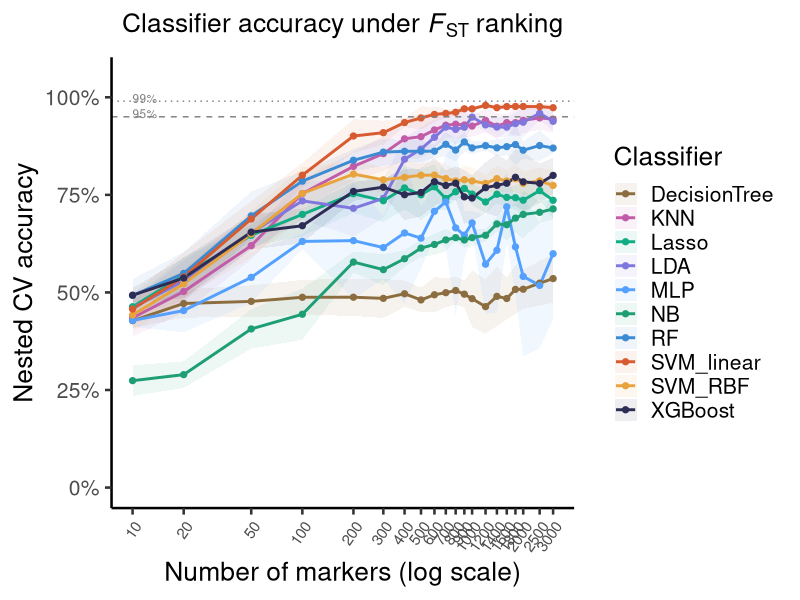
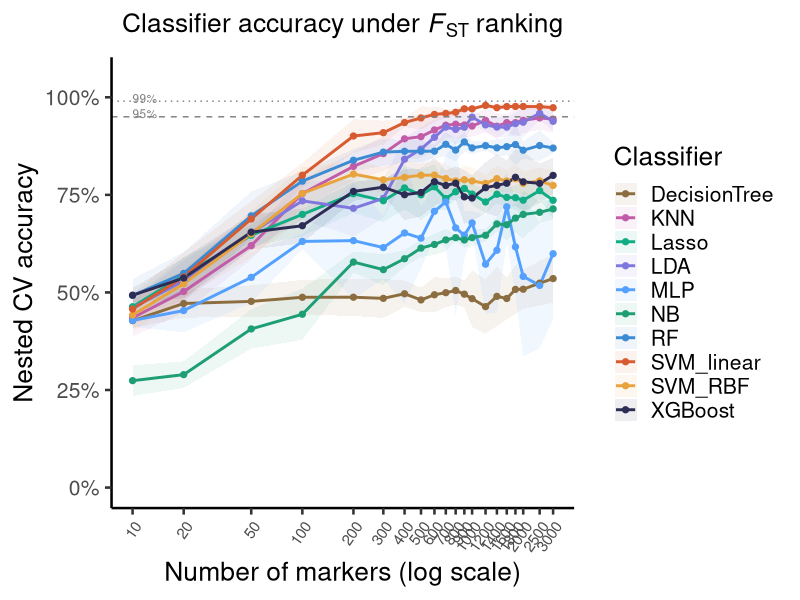

R code for these plots, in order:
library(data.table); library(ggplot2); library(scales)

res <- fread("nested_cv_full_summary.csv")
x_breaks <- sort(unique(res$n_markers))
classifier_colors <- c(
  RF = "#3B8BD4", SVM_linear = "#D85A30", SVM_RBF = "#E8A33D", NB = "#1D9E75",
  LDA = "#7F77DD", KNN = "#C25CA8", DecisionTree = "#8C6D3F", XGBoost = "#2C2C54",
  MLP = "#54A0FF", Lasso = "#10AC84", LightGBM = "#EE5253")

df <- res[metric == "FST"]
p <- ggplot(df, aes(x = n_markers, y = mean_acc, color = classifier, fill = classifier)) +
  geom_ribbon(aes(ymin = mean_acc - sd_acc, ymax = mean_acc + sd_acc), alpha = 0.08, color = NA) +
  geom_line(linewidth = 1.0) + geom_point(size = 1.8) +
  geom_hline(yintercept = 0.95, linetype = "dashed", color = "gray50", linewidth = 0.5) +
  geom_hline(yintercept = 0.99, linetype = "dotted", color = "gray50", linewidth = 0.5) +
  annotate("text", x = min(x_breaks), y = 0.958, label = "95%", size = 3, color = "gray50", hjust = 0) +
  annotate("text", x = min(x_breaks), y = 0.997, label = "99%", size = 3, color = "gray50", hjust = 0) +
  scale_x_log10(breaks = x_breaks, labels = x_breaks) +
  scale_y_continuous(limits = c(0, 1.05), labels = scales::percent_format(accuracy = 1)) +
  scale_color_manual(values = classifier_colors) + scale_fill_manual(values = classifier_colors) +
  labs(title = expression("Classifier accuracy under " * italic(F)[ST] * " ranking"), x = "Number of markers (log scale)",
       y = "Nested CV accuracy", color = "Classifier", fill = "Classifier") +
  theme_classic(base_size = 19) +
  theme(axis.text.x = element_text(angle = 55, hjust = 1, size = 11),
        legend.position = "right", plot.title = element_text(hjust = 0.5, size = 19, face = "bold"))
ggsave("Figure4a_accuracy_FST_nestedCV.pdf", p, width = 9, height = 5.5, device = cairo_pdf)
ggsave("Figure4a_accuracy_FST_nestedCV.png", p, width = 9, height = 5.5, dpi = 300)
cat("4a done\n")
